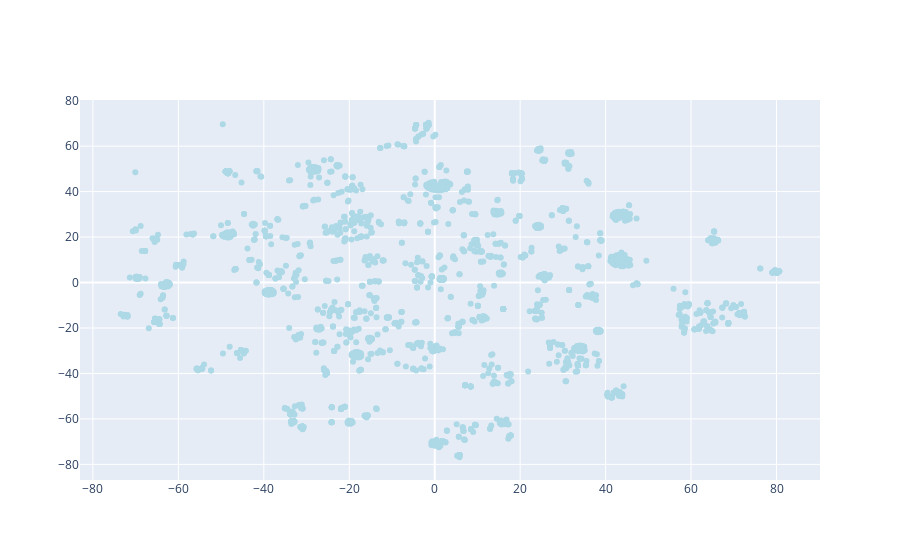

The cell this chart's notebook holds for it:
### Code cell
data = [
    go.Scatter(
        x = tsne_df.iloc[:2000,0].values,
        y = tsne_df.iloc[:2000,1].values,
        text = tsne_df.iloc[:2000,2].values,
        hoverinfo = 'text',
        marker = dict(
            color = 'lightblue'
        ),
        mode='markers',
        showlegend = False
    )
]

iplot(data, filename = "add-hover-text")

### Figure 1 — Plotly figure (JSON) as saved in the notebook; plotly's stock layout.template omitted (floating-point values rounded to 4 significant figures; data arrays with more than 128 entries replaced by an {"elided": "..."} marker saying what was removed)
{"data": [{"hoverinfo": "text", "marker": {"color": "lightblue"}, "mode": "markers", "showlegend": false, "text": {"elided": "2000 str values"}, "type": "scatter", "x": {"elided": "2000 float values"}, "y": {"elided": "2000 float values"}}], "layout": {}}
